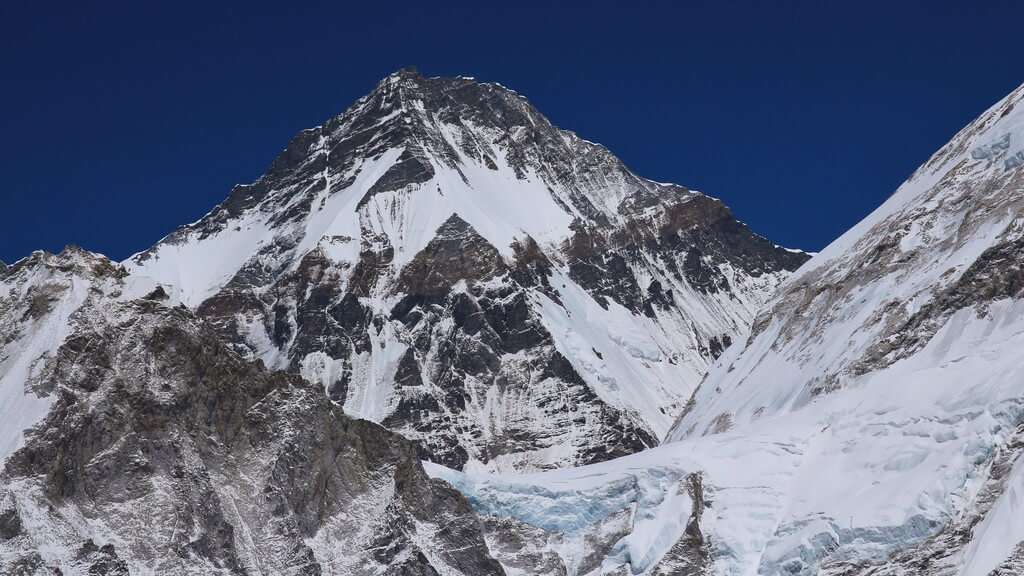
#> input picture puzzle/imageTool/tiszta-hegyek_.jpg, 1024 x 576 px
$ python image_scarf.py
#> lines starting #> are read from the running program, lines starting #| are printed output that depends on the picture
'''
    pip install pillow numpy opencv-python matplotlib
'''
import cv2
import numpy as np
from PIL import Image, ImageDraw
import random
import os

# Puzzle konfiguráció
name="tiszta-hegyek_"  # Kép neve
image_path = name+".jpg"  # Add meg a kép nevét
output_folder = name+"puzzle_pieces"
os.makedirs(output_folder, exist_ok=True)

rows, cols = 5, 10  # Rács mérete: 5 sor, 10 oszlop (50 darab)
piece_size = 100  # Egy puzzle darab alapmérete (pixelekben)

# Betöltjük a képet
assert os.path.exists(image_path), f"A fájl nem található: {image_path}"
image = Image.open(image_path)
#> image is the input picture: PIL image 1024x576 RGB; mean R, G, B 100.8, 108.6, 129.8
image = image.resize((cols * piece_size, rows * piece_size))
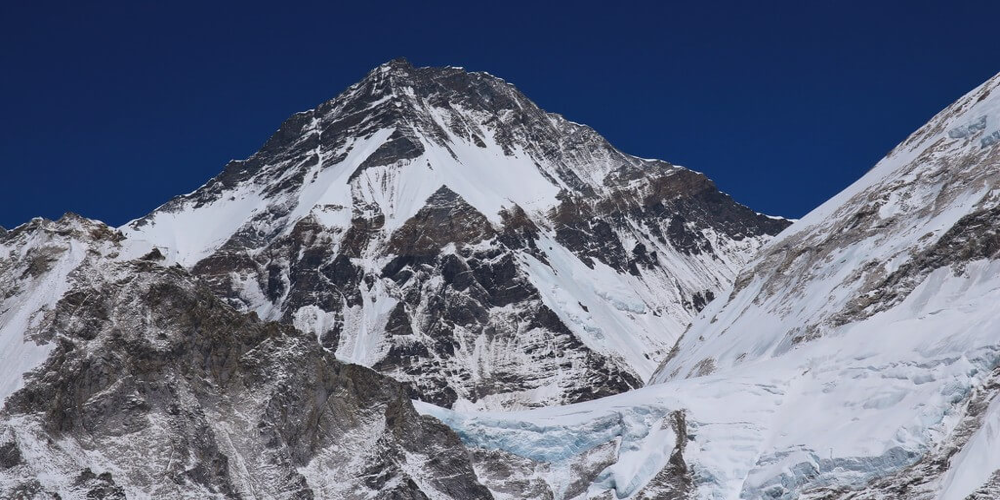
#> image: PIL image 1000x500 RGB; mean R, G, B 100.8, 108.6, 129.8
image_array = np.array(image)

# Fogazott szél létrehozása
def add_jigsaw_edge(draw, x1, y1, x2, y2, horizontal=True, invert=False):
    mid = (x1 + x2) // 2 if horizontal else (y1 + y2) // 2
    offset = piece_size // 4  # A fog mérete
    if invert:
        offset = -offset

    if horizontal:
        points = [(x1, y1), (mid - offset, y1), (mid, y1 + offset), (mid + offset, y1), (x2, y1), (x2, y2), (x1, y2)]
    else:
        points = [(x1, y1), (x1, mid - offset), (x1 + offset, mid), (x1, mid + offset), (x1, y2), (x2, y2), (x2, y1)]

    draw.polygon(points, fill=None, outline="black")  # Rajzolás poligonként

# Puzzle darabok generálása
for row in range(rows):
    for col in range(cols):
        x1, y1 = col * piece_size, row * piece_size
        x2, y2 = x1 + piece_size, y1 + piece_size

        # Kép kivágása
        piece = image.crop((x1, y1, x2, y2))
        piece_draw = ImageDraw.Draw(piece)


        # Darab mentése
        piece.save(os.path.join(output_folder, f"{name}piece_{row}_{col}.png"))
#> this loop made 5 passes
#> pass 1, `piece.save(os.path.join(output_folder, f"{name}piece_{row}_{col}.png"))`:
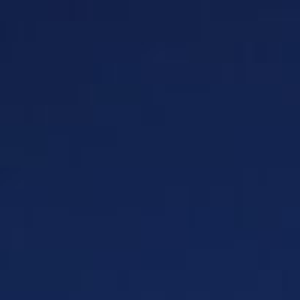
#> saved as tiszta-hegyek_piece_0_0.png: PIL image 100x100 RGB (shown 3 times larger); mean R, G, B 19.3, 35.9, 79.1
#> pass 1, `piece.save(os.path.join(output_folder, f"{name}piece_{row}_{col}.png"))`:
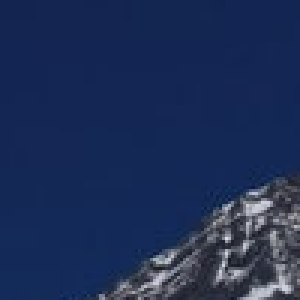
#> saved as tiszta-hegyek_piece_0_3.png: PIL image 100x100 RGB (shown 3 times larger); mean R, G, B 29.6, 46.5, 86.5
#> after the loop:
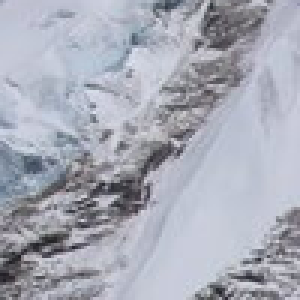
#> piece: PIL image 100x100 RGB (shown 3 times larger); mean R, G, B 167.9, 170.8, 182.4

print(f"Fogazott puzzle darabok elmentve a '{output_folder}' mappába!")
#| Fogazott puzzle darabok elmentve a 'tiszta-hegyek_puzzle_pieces' mappába!

$ run again, with puzzle/imageTool/K2_.jpg copied over puzzle/imageTool/tiszta-hegyek_.jpg
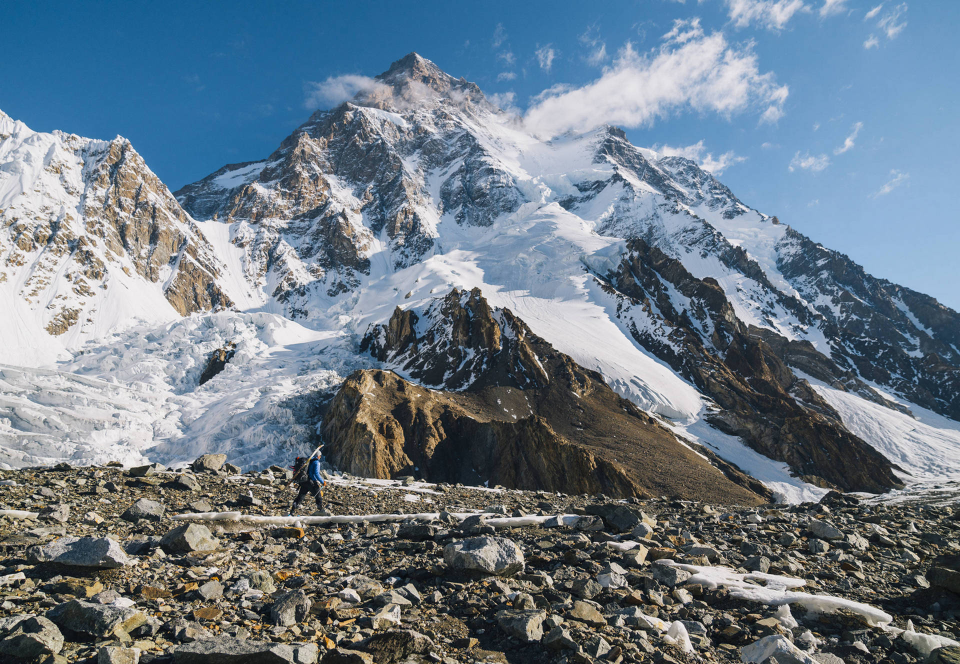
#> input picture puzzle/imageTool/K2_.jpg, 1920 x 1328 px (shown at 1/2 size)
#> image is the input picture: PIL image 1920x1328 RGB; mean R, G, B 110.1, 124.4, 136.3
#> image: PIL image 1000x500 RGB
#> the loop `for row in range(rows):` made 5 passes
#> pass 1, `piece.save(os.path.join(output_folder, f"{name}piece_{row}_{col}.png"))`:
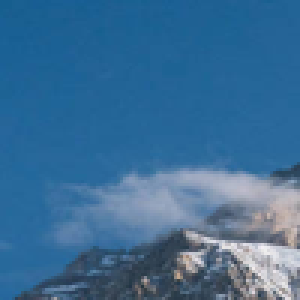
#> saved as tiszta-hegyek_piece_0_3.png: PIL image 100x100 RGB (shown 3 times larger); mean R, G, B 60.3, 109.6, 150.1
#> after the loop `for row in range(rows):`:
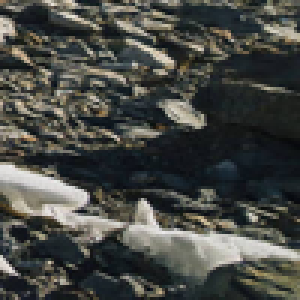
#> piece: PIL image 100x100 RGB (shown 3 times larger); mean R, G, B 70.8, 72.6, 68.2
#| Fogazott puzzle darabok elmentve a 'tiszta-hegyek_puzzle_pieces' mappába!

$ run again, with puzzle/imageTool/mount-everest_.jpg copied over puzzle/imageTool/tiszta-hegyek_.jpg
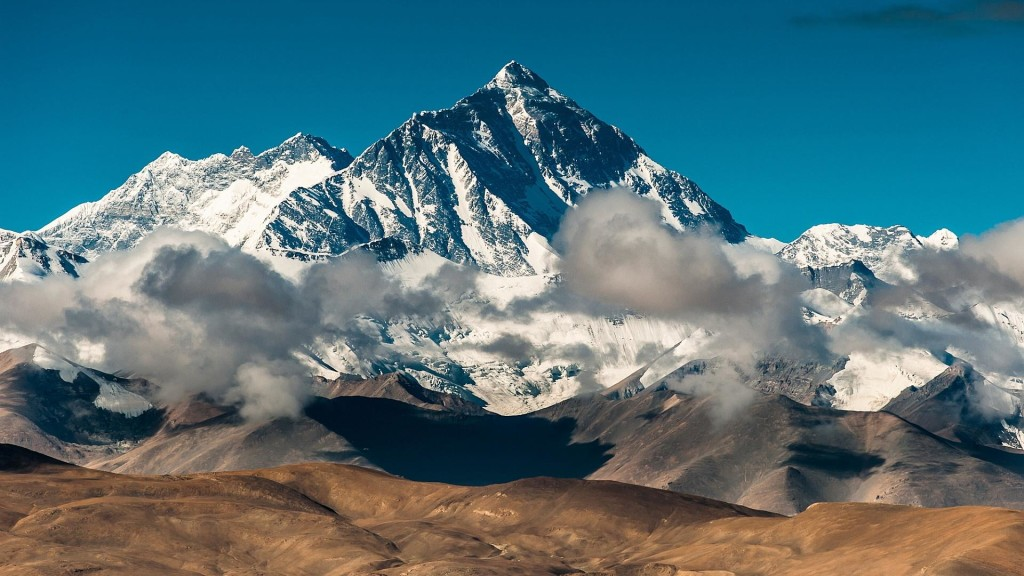
#> input picture puzzle/imageTool/mount-everest_.jpg, 1024 x 576 px
#> image is the input picture: PIL image 1024x576 RGB; mean R, G, B 85.1, 115.4, 122.8
#> image: PIL image 1000x500 RGB
#> the loop `for row in range(rows):` made 5 passes
#> pass 1, `piece.save(os.path.join(output_folder, f"{name}piece_{row}_{col}.png"))`:
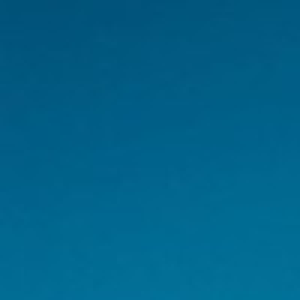
#> saved as tiszta-hegyek_piece_0_0.png: PIL image 100x100 RGB (shown 3 times larger); mean R, G, B 1, 97.8, 137.6
#> after the loop `for row in range(rows):`:
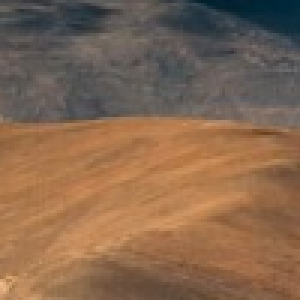
#> piece: PIL image 100x100 RGB (shown 3 times larger); mean R, G, B 132.5, 102.8, 79.6
#| Fogazott puzzle darabok elmentve a 'tiszta-hegyek_puzzle_pieces' mappába!
